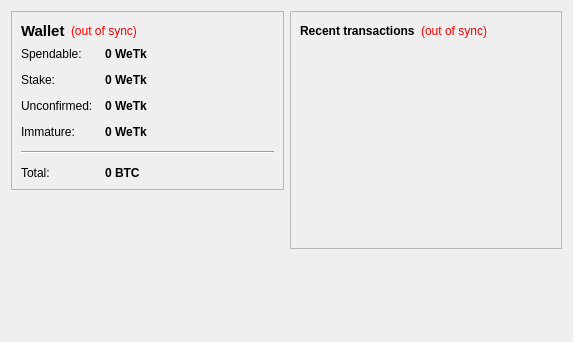
<?xml version="1.0" encoding="UTF-8"?>
<ui version="4.0">
 <class>OverviewPage</class>
 <widget class="QWidget" name="OverviewPage">
  <property name="geometry">
   <rect>
    <x>0</x>
    <y>0</y>
    <width>573</width>
    <height>342</height>
   </rect>
  </property>
  <property name="windowTitle">
   <string>Form</string>
  </property>
  <layout class="QHBoxLayout" name="horizontalLayout" stretch="1,1">
   <item>
    <layout class="QVBoxLayout" name="verticalLayout_2">
     <item>
      <widget class="QFrame" name="frame">
       <property name="frameShape">
        <enum>QFrame::StyledPanel</enum>
       </property>
       <property name="frameShadow">
        <enum>QFrame::Raised</enum>
       </property>
       <layout class="QVBoxLayout" name="verticalLayout_4">
        <item>
         <layout class="QHBoxLayout" name="horizontalLayout_4">
          <item>
           <widget class="QLabel" name="label_5">
            <property name="font">
             <font>
              <pointsize>11</pointsize>
              <weight>75</weight>
              <bold>true</bold>
             </font>
            </property>
            <property name="text">
             <string>Wallet</string>
            </property>
           </widget>
          </item>
          <item>
           <widget class="QLabel" name="labelWalletStatus">
            <property name="toolTip">
             <string>The displayed information may be out of date. Your wallet automatically synchronizes with the WeedTokens network after a connection is established, but this process has not completed yet.</string>
            </property>
            <property name="styleSheet">
             <string notr="true">QLabel { color: red; }</string>
            </property>
            <property name="text">
             <string notr="true">(out of sync)</string>
            </property>
            <property name="alignment">
             <set>Qt::AlignLeading|Qt::AlignLeft|Qt::AlignVCenter</set>
            </property>
           </widget>
          </item>
          <item>
           <spacer name="horizontalSpacer_2">
            <property name="orientation">
             <enum>Qt::Horizontal</enum>
            </property>
            <property name="sizeHint" stdset="0">
             <size>
              <width>40</width>
              <height>20</height>
             </size>
            </property>
           </spacer>
          </item>
         </layout>
        </item>
        <item>
         <layout class="QFormLayout" name="formLayout_2">
          <property name="fieldGrowthPolicy">
           <enum>QFormLayout::AllNonFixedFieldsGrow</enum>
          </property>
          <property name="horizontalSpacing">
           <number>12</number>
          </property>
          <property name="verticalSpacing">
           <number>12</number>
          </property>
          <item row="0" column="0">
           <widget class="QLabel" name="label">
            <property name="text">
             <string>Spendable:</string>
            </property>
           </widget>
          </item>
          <item row="0" column="1">
           <widget class="QLabel" name="labelBalance">
            <property name="font">
             <font>
              <weight>75</weight>
              <bold>true</bold>
             </font>
            </property>
            <property name="cursor">
             <cursorShape>IBeamCursor</cursorShape>
            </property>
            <property name="toolTip">
             <string>Your current spendable balance</string>
            </property>
            <property name="text">
             <string notr="true">0 WeTk</string>
            </property>
            <property name="textInteractionFlags">
             <set>Qt::LinksAccessibleByMouse|Qt::TextSelectableByKeyboard|Qt::TextSelectableByMouse</set>
            </property>
           </widget>
          </item>
          <item row="1" column="0">
           <widget class="QLabel" name="label_6">
            <property name="text">
             <string>Stake:</string>
            </property>
           </widget>
          </item>
          <item row="1" column="1">
           <widget class="QLabel" name="labelStake">
            <property name="font">
             <font>
              <weight>75</weight>
              <bold>true</bold>
             </font>
            </property>
            <property name="cursor">
             <cursorShape>IBeamCursor</cursorShape>
            </property>
            <property name="toolTip">
             <string>Total of coins that was staked, and do not yet count toward the current balance</string>
            </property>
            <property name="text">
             <string notr="true">0 WeTk</string>
            </property>
            <property name="textInteractionFlags">
             <set>Qt::LinksAccessibleByMouse|Qt::TextSelectableByKeyboard|Qt::TextSelectableByMouse</set>
            </property>
           </widget>
          </item>
          <item row="2" column="0">
           <widget class="QLabel" name="label_3">
            <property name="text">
             <string>Unconfirmed:</string>
            </property>
           </widget>
          </item>
          <item row="2" column="1">
           <widget class="QLabel" name="labelUnconfirmed">
            <property name="font">
             <font>
              <weight>75</weight>
              <bold>true</bold>
             </font>
            </property>
            <property name="cursor">
             <cursorShape>IBeamCursor</cursorShape>
            </property>
            <property name="toolTip">
             <string>Total of transactions that have yet to be confirmed, and do not yet count toward the current balance</string>
            </property>
            <property name="text">
             <string notr="true">0 WeTk</string>
            </property>
            <property name="textInteractionFlags">
             <set>Qt::LinksAccessibleByMouse|Qt::TextSelectableByKeyboard|Qt::TextSelectableByMouse</set>
            </property>
           </widget>
          </item>
          <item row="3" column="0">
           <widget class="QLabel" name="labelImmatureText">
            <property name="text">
             <string>Immature:</string>
            </property>
           </widget>
          </item>
          <item row="3" column="1">
           <widget class="QLabel" name="labelImmature">
            <property name="font">
             <font>
              <weight>75</weight>
              <bold>true</bold>
             </font>
            </property>
            <property name="toolTip">
             <string>Mined balance that has not yet matured</string>
            </property>
            <property name="text">
             <string notr="true">0 WeTk</string>
            </property>
            <property name="textInteractionFlags">
             <set>Qt::LinksAccessibleByMouse|Qt::TextSelectableByKeyboard|Qt::TextSelectableByMouse</set>
            </property>
           </widget>
          </item>
          <item row="4" column="0" colspan="2">
           <widget class="Line" name="line">
            <property name="orientation">
             <enum>Qt::Horizontal</enum>
            </property>
           </widget>
          </item>
          <item row="5" column="0">
           <widget class="QLabel" name="labelTotalText">
            <property name="text">
             <string>Total:</string>
            </property>
           </widget>
          </item>
          <item row="5" column="1">
           <widget class="QLabel" name="labelTotal">
            <property name="font">
             <font>
              <weight>75</weight>
              <bold>true</bold>
             </font>
            </property>
            <property name="cursor">
             <cursorShape>IBeamCursor</cursorShape>
            </property>
            <property name="toolTip">
             <string>Your current total balance</string>
            </property>
            <property name="text">
             <string notr="true">0 BTC</string>
            </property>
            <property name="textInteractionFlags">
             <set>Qt::LinksAccessibleByMouse|Qt::TextSelectableByKeyboard|Qt::TextSelectableByMouse</set>
            </property>
           </widget>
          </item>
         </layout>
        </item>
       </layout>
      </widget>
     </item>
     <item>
      <spacer name="verticalSpacer">
       <property name="orientation">
        <enum>Qt::Vertical</enum>
       </property>
       <property name="sizeHint" stdset="0">
        <size>
         <width>20</width>
         <height>40</height>
        </size>
       </property>
      </spacer>
     </item>
    </layout>
   </item>
   <item>
    <layout class="QVBoxLayout" name="verticalLayout_3">
     <item>
      <widget class="QFrame" name="frame_2">
       <property name="frameShape">
        <enum>QFrame::StyledPanel</enum>
       </property>
       <property name="frameShadow">
        <enum>QFrame::Raised</enum>
       </property>
       <layout class="QVBoxLayout" name="verticalLayout">
        <item>
         <layout class="QHBoxLayout" name="horizontalLayout_2">
          <item>
           <widget class="QLabel" name="label_4">
            <property name="text">
             <string>&lt;b&gt;Recent transactions&lt;/b&gt;</string>
            </property>
           </widget>
          </item>
          <item>
           <widget class="QLabel" name="labelTransactionsStatus">
            <property name="toolTip">
             <string>The displayed information may be out of date. Your wallet automatically synchronizes with the WeedTokens network after a connection is established, but this process has not completed yet.</string>
            </property>
            <property name="styleSheet">
             <string notr="true">QLabel { color: red; }</string>
            </property>
            <property name="text">
             <string notr="true">(out of sync)</string>
            </property>
            <property name="alignment">
             <set>Qt::AlignRight|Qt::AlignTrailing|Qt::AlignVCenter</set>
            </property>
           </widget>
          </item>
          <item>
           <spacer name="horizontalSpacer">
            <property name="orientation">
             <enum>Qt::Horizontal</enum>
            </property>
            <property name="sizeHint" stdset="0">
             <size>
              <width>40</width>
              <height>20</height>
             </size>
            </property>
           </spacer>
          </item>
         </layout>
        </item>
        <item>
         <widget class="QListView" name="listTransactions">
          <property name="styleSheet">
           <string notr="true">QListView { background: transparent; }</string>
          </property>
          <property name="frameShape">
           <enum>QFrame::NoFrame</enum>
          </property>
          <property name="verticalScrollBarPolicy">
           <enum>Qt::ScrollBarAlwaysOff</enum>
          </property>
          <property name="horizontalScrollBarPolicy">
           <enum>Qt::ScrollBarAlwaysOff</enum>
          </property>
          <property name="selectionMode">
           <enum>QAbstractItemView::NoSelection</enum>
          </property>
         </widget>
        </item>
       </layout>
      </widget>
     </item>
     <item>
      <spacer name="verticalSpacer_2">
       <property name="orientation">
        <enum>Qt::Vertical</enum>
       </property>
       <property name="sizeHint" stdset="0">
        <size>
         <width>20</width>
         <height>40</height>
        </size>
       </property>
      </spacer>
     </item>
    </layout>
   </item>
  </layout>
 </widget>
 <resources/>
 <connections/>
</ui>
